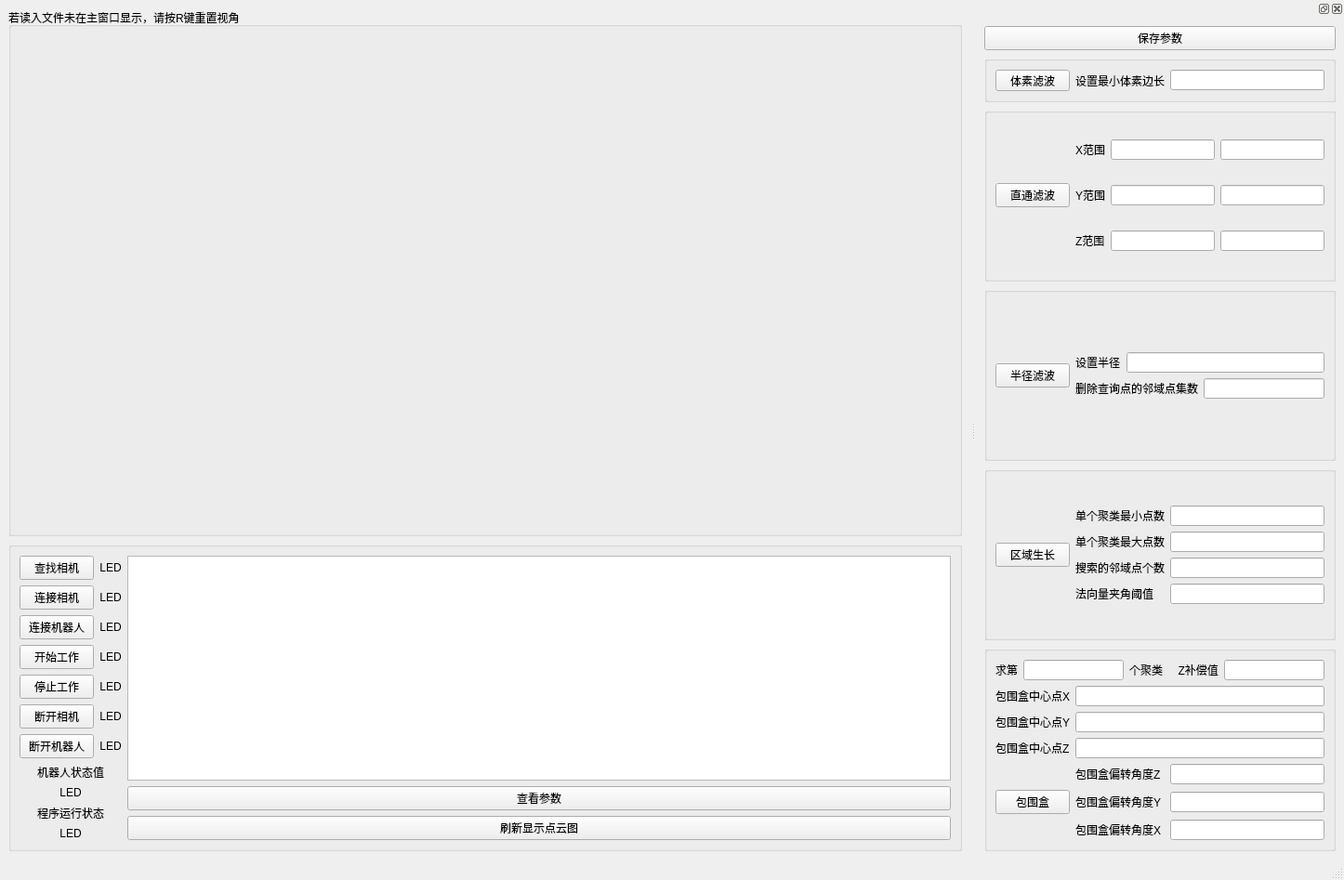
<?xml version="1.0" encoding="UTF-8"?>
<ui version="4.0">
 <class>MainWindow</class>
 <widget class="QMainWindow" name="MainWindow">
  <property name="geometry">
   <rect>
    <x>0</x>
    <y>0</y>
    <width>1446</width>
    <height>947</height>
   </rect>
  </property>
  <property name="windowTitle">
   <string>MainWindow</string>
  </property>
  <property name="styleSheet">
   <string notr="true">font: 16pt &quot;黑体&quot;;</string>
  </property>
  <widget class="QWidget" name="centralwidget">
   <property name="styleSheet">
    <string notr="true">font: 12pt &quot;黑体&quot;;</string>
   </property>
   <layout class="QGridLayout" name="gridLayout_14">
    <item row="0" column="0" rowspan="2">
     <widget class="QGroupBox" name="groupBox">
      <property name="minimumSize">
       <size>
        <width>0</width>
        <height>300</height>
       </size>
      </property>
      <property name="title">
       <string>若读入文件未在主窗口显示，请按R键重置视角</string>
      </property>
      <layout class="QGridLayout" name="gridLayout_11">
       <item row="0" column="0">
        <widget class="QVTKOpenGLNativeWidget" name="vtkRenderWidget" native="true"/>
       </item>
      </layout>
     </widget>
    </item>
    <item row="2" column="0">
     <widget class="QGroupBox" name="groupBox_7">
      <property name="title">
       <string/>
      </property>
      <layout class="QGridLayout" name="gridLayout_13">
       <item row="0" column="0">
        <layout class="QGridLayout" name="gridLayout_12">
         <item row="0" column="0">
          <widget class="QPushButton" name="cam_search">
           <property name="text">
            <string>查找相机</string>
           </property>
          </widget>
         </item>
         <item row="0" column="1">
          <widget class="QLabel" name="LED_1">
           <property name="maximumSize">
            <size>
             <width>16777215</width>
             <height>20</height>
            </size>
           </property>
           <property name="layoutDirection">
            <enum>Qt::LeftToRight</enum>
           </property>
           <property name="styleSheet">
            <string notr="true"/>
           </property>
           <property name="text">
            <string>LED</string>
           </property>
           <property name="alignment">
            <set>Qt::AlignCenter</set>
           </property>
          </widget>
         </item>
         <item row="1" column="0">
          <widget class="QPushButton" name="cam_connect">
           <property name="text">
            <string>连接相机</string>
           </property>
          </widget>
         </item>
         <item row="1" column="1">
          <widget class="QLabel" name="LED_2">
           <property name="maximumSize">
            <size>
             <width>16777215</width>
             <height>20</height>
            </size>
           </property>
           <property name="layoutDirection">
            <enum>Qt::LeftToRight</enum>
           </property>
           <property name="styleSheet">
            <string notr="true"/>
           </property>
           <property name="text">
            <string>LED</string>
           </property>
           <property name="alignment">
            <set>Qt::AlignCenter</set>
           </property>
          </widget>
         </item>
         <item row="2" column="0">
          <widget class="QPushButton" name="rob_connect">
           <property name="text">
            <string>连接机器人</string>
           </property>
          </widget>
         </item>
         <item row="2" column="1">
          <widget class="QLabel" name="LED_3">
           <property name="maximumSize">
            <size>
             <width>16777215</width>
             <height>20</height>
            </size>
           </property>
           <property name="layoutDirection">
            <enum>Qt::LeftToRight</enum>
           </property>
           <property name="styleSheet">
            <string notr="true"/>
           </property>
           <property name="text">
            <string>LED</string>
           </property>
           <property name="alignment">
            <set>Qt::AlignCenter</set>
           </property>
          </widget>
         </item>
         <item row="3" column="0">
          <widget class="QPushButton" name="start">
           <property name="text">
            <string>开始工作</string>
           </property>
          </widget>
         </item>
         <item row="3" column="1">
          <widget class="QLabel" name="LED_4">
           <property name="maximumSize">
            <size>
             <width>16777215</width>
             <height>20</height>
            </size>
           </property>
           <property name="layoutDirection">
            <enum>Qt::LeftToRight</enum>
           </property>
           <property name="styleSheet">
            <string notr="true"/>
           </property>
           <property name="text">
            <string>LED</string>
           </property>
           <property name="alignment">
            <set>Qt::AlignCenter</set>
           </property>
          </widget>
         </item>
         <item row="4" column="0">
          <widget class="QPushButton" name="stop">
           <property name="text">
            <string>停止工作</string>
           </property>
          </widget>
         </item>
         <item row="4" column="1">
          <widget class="QLabel" name="LED_5">
           <property name="maximumSize">
            <size>
             <width>16777215</width>
             <height>20</height>
            </size>
           </property>
           <property name="layoutDirection">
            <enum>Qt::LeftToRight</enum>
           </property>
           <property name="styleSheet">
            <string notr="true"/>
           </property>
           <property name="text">
            <string>LED</string>
           </property>
           <property name="alignment">
            <set>Qt::AlignCenter</set>
           </property>
          </widget>
         </item>
         <item row="5" column="0">
          <widget class="QPushButton" name="cam_cut">
           <property name="text">
            <string>断开相机</string>
           </property>
          </widget>
         </item>
         <item row="5" column="1">
          <widget class="QLabel" name="LED_6">
           <property name="maximumSize">
            <size>
             <width>16777215</width>
             <height>20</height>
            </size>
           </property>
           <property name="layoutDirection">
            <enum>Qt::LeftToRight</enum>
           </property>
           <property name="styleSheet">
            <string notr="true"/>
           </property>
           <property name="text">
            <string>LED</string>
           </property>
           <property name="alignment">
            <set>Qt::AlignCenter</set>
           </property>
          </widget>
         </item>
         <item row="6" column="0">
          <widget class="QPushButton" name="rob_cut">
           <property name="text">
            <string>断开机器人</string>
           </property>
          </widget>
         </item>
         <item row="6" column="1">
          <widget class="QLabel" name="LED_7">
           <property name="maximumSize">
            <size>
             <width>16777215</width>
             <height>20</height>
            </size>
           </property>
           <property name="layoutDirection">
            <enum>Qt::LeftToRight</enum>
           </property>
           <property name="styleSheet">
            <string notr="true"/>
           </property>
           <property name="text">
            <string>LED</string>
           </property>
           <property name="alignment">
            <set>Qt::AlignCenter</set>
           </property>
          </widget>
         </item>
        </layout>
       </item>
       <item row="0" column="1" rowspan="2">
        <layout class="QVBoxLayout" name="verticalLayout_right">
         <item>
          <widget class="QTextEdit" name="textEdit">
           <property name="maximumSize">
            <size>
             <width>16777215</width>
             <height>300</height>
            </size>
           </property>
          </widget>
         </item>
         <item>
          <layout class="QVBoxLayout" name="verticalLayout_4">
           <item>
            <widget class="QPushButton" name="pushButton_9">
             <property name="text">
              <string>查看参数</string>
             </property>
            </widget>
           </item>
           <item>
            <widget class="QPushButton" name="pushButton_10">
             <property name="text">
              <string>刷新显示点云图</string>
             </property>
            </widget>
           </item>
          </layout>
         </item>
        </layout>
       </item>
       <item row="1" column="0">
        <layout class="QVBoxLayout" name="verticalLayout_leftdown">
         <item>
          <widget class="QLabel" name="label_20">
           <property name="maximumSize">
            <size>
             <width>16777215</width>
             <height>20</height>
            </size>
           </property>
           <property name="layoutDirection">
            <enum>Qt::LeftToRight</enum>
           </property>
           <property name="styleSheet">
            <string notr="true"/>
           </property>
           <property name="text">
            <string>机器人状态值</string>
           </property>
           <property name="alignment">
            <set>Qt::AlignCenter</set>
           </property>
          </widget>
         </item>
         <item>
          <widget class="QLabel" name="label_19">
           <property name="maximumSize">
            <size>
             <width>16777215</width>
             <height>20</height>
            </size>
           </property>
           <property name="layoutDirection">
            <enum>Qt::LeftToRight</enum>
           </property>
           <property name="styleSheet">
            <string notr="true"/>
           </property>
           <property name="text">
            <string>LED</string>
           </property>
           <property name="alignment">
            <set>Qt::AlignCenter</set>
           </property>
          </widget>
         </item>
         <item>
          <widget class="QLabel" name="label_21">
           <property name="maximumSize">
            <size>
             <width>16777215</width>
             <height>20</height>
            </size>
           </property>
           <property name="layoutDirection">
            <enum>Qt::LeftToRight</enum>
           </property>
           <property name="styleSheet">
            <string notr="true"/>
           </property>
           <property name="text">
            <string>程序运行状态</string>
           </property>
           <property name="alignment">
            <set>Qt::AlignCenter</set>
           </property>
          </widget>
         </item>
         <item>
          <widget class="QLabel" name="label_22">
           <property name="maximumSize">
            <size>
             <width>16777215</width>
             <height>20</height>
            </size>
           </property>
           <property name="layoutDirection">
            <enum>Qt::LeftToRight</enum>
           </property>
           <property name="styleSheet">
            <string notr="true"/>
           </property>
           <property name="text">
            <string>LED</string>
           </property>
           <property name="alignment">
            <set>Qt::AlignCenter</set>
           </property>
          </widget>
         </item>
        </layout>
       </item>
      </layout>
     </widget>
    </item>
   </layout>
  </widget>
  <widget class="QMenuBar" name="menubar">
   <property name="geometry">
    <rect>
     <x>0</x>
     <y>0</y>
     <width>1446</width>
     <height>32</height>
    </rect>
   </property>
  </widget>
  <widget class="QStatusBar" name="statusbar"/>
  <widget class="QDockWidget" name="dockWidget">
   <property name="styleSheet">
    <string notr="true">font: 12pt &quot;黑体&quot;;</string>
   </property>
   <attribute name="dockWidgetArea">
    <number>2</number>
   </attribute>
   <widget class="QWidget" name="dockWidgetContents_2">
    <layout class="QGridLayout" name="gridLayout_10">
     <item row="0" column="0">
      <widget class="QPushButton" name="pushButton_setText">
       <property name="text">
        <string>保存参数</string>
       </property>
      </widget>
     </item>
     <item row="1" column="0">
      <widget class="QGroupBox" name="groupBox_2">
       <property name="maximumSize">
        <size>
         <width>16777215</width>
         <height>50</height>
        </size>
       </property>
       <property name="title">
        <string/>
       </property>
       <layout class="QGridLayout" name="gridLayout_8">
        <item row="1" column="1">
         <layout class="QHBoxLayout" name="horizontalLayout">
          <item>
           <widget class="QLabel" name="label">
            <property name="text">
             <string>设置最小体素边长</string>
            </property>
           </widget>
          </item>
          <item>
           <widget class="QLineEdit" name="line_tisu"/>
          </item>
         </layout>
        </item>
        <item row="1" column="0">
         <widget class="QPushButton" name="pushButton_2">
          <property name="text">
           <string>体素滤波</string>
          </property>
         </widget>
        </item>
       </layout>
      </widget>
     </item>
     <item row="2" column="0">
      <widget class="QGroupBox" name="groupBox_3">
       <property name="title">
        <string/>
       </property>
       <layout class="QGridLayout" name="gridLayout">
        <item row="0" column="1">
         <layout class="QHBoxLayout" name="horizontalLayout_2">
          <item>
           <widget class="QLabel" name="label_2">
            <property name="text">
             <string>X范围</string>
            </property>
           </widget>
          </item>
          <item>
           <widget class="QLineEdit" name="line_x1"/>
          </item>
          <item>
           <widget class="QLineEdit" name="line_x2"/>
          </item>
         </layout>
        </item>
        <item row="1" column="0">
         <widget class="QPushButton" name="pushButton_3">
          <property name="text">
           <string>直通滤波</string>
          </property>
         </widget>
        </item>
        <item row="1" column="1">
         <layout class="QHBoxLayout" name="horizontalLayout_3">
          <item>
           <widget class="QLabel" name="label_3">
            <property name="text">
             <string>Y范围</string>
            </property>
           </widget>
          </item>
          <item>
           <widget class="QLineEdit" name="line_y1"/>
          </item>
          <item>
           <widget class="QLineEdit" name="line_y2"/>
          </item>
         </layout>
        </item>
        <item row="2" column="1">
         <layout class="QHBoxLayout" name="horizontalLayout_4">
          <item>
           <widget class="QLabel" name="label_4">
            <property name="text">
             <string>Z范围</string>
            </property>
           </widget>
          </item>
          <item>
           <widget class="QLineEdit" name="line_z1"/>
          </item>
          <item>
           <widget class="QLineEdit" name="line_z2"/>
          </item>
         </layout>
        </item>
       </layout>
      </widget>
     </item>
     <item row="3" column="0">
      <widget class="QGroupBox" name="groupBox_4">
       <property name="title">
        <string/>
       </property>
       <layout class="QGridLayout" name="gridLayout_7">
        <item row="0" column="0">
         <widget class="QPushButton" name="pushButton_4">
          <property name="text">
           <string>半径滤波</string>
          </property>
         </widget>
        </item>
        <item row="0" column="1">
         <layout class="QGridLayout" name="gridLayout_3">
          <item row="0" column="0">
           <layout class="QHBoxLayout" name="horizontalLayout_6">
            <item>
             <widget class="QLabel" name="label_5">
              <property name="text">
               <string>设置半径</string>
              </property>
             </widget>
            </item>
            <item>
             <widget class="QLineEdit" name="line_radius"/>
            </item>
           </layout>
          </item>
          <item row="1" column="0">
           <layout class="QHBoxLayout" name="horizontalLayout_5">
            <item>
             <widget class="QLabel" name="label_6">
              <property name="text">
               <string>删除查询点的邻域点集数</string>
              </property>
             </widget>
            </item>
            <item>
             <widget class="QLineEdit" name="line_radius2"/>
            </item>
           </layout>
          </item>
         </layout>
        </item>
       </layout>
      </widget>
     </item>
     <item row="4" column="0">
      <widget class="QGroupBox" name="groupBox_5">
       <property name="title">
        <string/>
       </property>
       <layout class="QGridLayout" name="gridLayout_2">
        <item row="0" column="0">
         <widget class="QPushButton" name="pushButton_5">
          <property name="text">
           <string>区域生长</string>
          </property>
         </widget>
        </item>
        <item row="0" column="1">
         <layout class="QGridLayout" name="gridLayout_4">
          <item row="3" column="2">
           <widget class="QLineEdit" name="line_ju4">
            <property name="text">
             <string/>
            </property>
           </widget>
          </item>
          <item row="0" column="2">
           <widget class="QLineEdit" name="line_ju1"/>
          </item>
          <item row="3" column="0">
           <widget class="QLabel" name="label_10">
            <property name="text">
             <string>法向量夹角阈值</string>
            </property>
           </widget>
          </item>
          <item row="2" column="0">
           <widget class="QLabel" name="label_9">
            <property name="text">
             <string>搜索的邻域点个数</string>
            </property>
           </widget>
          </item>
          <item row="0" column="0">
           <widget class="QLabel" name="label_7">
            <property name="text">
             <string>单个聚类最小点数</string>
            </property>
           </widget>
          </item>
          <item row="1" column="2">
           <widget class="QLineEdit" name="line_ju2"/>
          </item>
          <item row="2" column="2">
           <widget class="QLineEdit" name="line_ju3">
            <property name="text">
             <string/>
            </property>
           </widget>
          </item>
          <item row="1" column="0">
           <widget class="QLabel" name="label_8">
            <property name="text">
             <string>单个聚类最大点数</string>
            </property>
           </widget>
          </item>
         </layout>
        </item>
       </layout>
      </widget>
     </item>
     <item row="5" column="0">
      <widget class="QGroupBox" name="groupBox_6">
       <property name="title">
        <string/>
       </property>
       <layout class="QGridLayout" name="gridLayout_9">
        <item row="0" column="0">
         <layout class="QHBoxLayout" name="horizontalLayout_7">
          <item>
           <widget class="QLabel" name="label_17">
            <property name="text">
             <string>求第</string>
            </property>
           </widget>
          </item>
          <item>
           <widget class="QLineEdit" name="line_NOju"/>
          </item>
          <item>
           <widget class="QLabel" name="label_18">
            <property name="text">
             <string>个聚类     Z补偿值</string>
            </property>
           </widget>
          </item>
          <item>
           <widget class="QLineEdit" name="line_Zbuchang"/>
          </item>
         </layout>
        </item>
        <item row="1" column="0">
         <layout class="QGridLayout" name="gridLayout_5">
          <item row="1" column="0">
           <widget class="QLabel" name="label_12">
            <property name="text">
             <string>包围盒中心点Y</string>
            </property>
           </widget>
          </item>
          <item row="0" column="1">
           <widget class="QLineEdit" name="line_X">
            <property name="text">
             <string/>
            </property>
           </widget>
          </item>
          <item row="1" column="1">
           <widget class="QLineEdit" name="line_Y">
            <property name="text">
             <string/>
            </property>
           </widget>
          </item>
          <item row="2" column="1">
           <widget class="QLineEdit" name="line_Z">
            <property name="text">
             <string/>
            </property>
           </widget>
          </item>
          <item row="2" column="0">
           <widget class="QLabel" name="label_13">
            <property name="text">
             <string>包围盒中心点Z</string>
            </property>
           </widget>
          </item>
          <item row="0" column="0">
           <widget class="QLabel" name="label_11">
            <property name="text">
             <string>包围盒中心点X</string>
            </property>
           </widget>
          </item>
         </layout>
        </item>
        <item row="2" column="0">
         <layout class="QGridLayout" name="gridLayout_6">
          <item row="1" column="0">
           <widget class="QPushButton" name="pushButton_6">
            <property name="text">
             <string>包围盒</string>
            </property>
           </widget>
          </item>
          <item row="2" column="2">
           <widget class="QLineEdit" name="line_XAngle">
            <property name="text">
             <string/>
            </property>
           </widget>
          </item>
          <item row="0" column="2">
           <widget class="QLineEdit" name="line_ZAngle">
            <property name="text">
             <string/>
            </property>
           </widget>
          </item>
          <item row="2" column="1">
           <widget class="QLabel" name="label_16">
            <property name="text">
             <string>包围盒偏转角度X </string>
            </property>
           </widget>
          </item>
          <item row="1" column="1">
           <widget class="QLabel" name="label_14">
            <property name="text">
             <string>包围盒偏转角度Y</string>
            </property>
           </widget>
          </item>
          <item row="1" column="2">
           <widget class="QLineEdit" name="line_YAngle">
            <property name="text">
             <string/>
            </property>
           </widget>
          </item>
          <item row="0" column="1">
           <widget class="QLabel" name="label_15">
            <property name="text">
             <string>包围盒偏转角度Z </string>
            </property>
           </widget>
          </item>
         </layout>
        </item>
       </layout>
      </widget>
     </item>
    </layout>
   </widget>
  </widget>
 </widget>
 <customwidgets>
  <customwidget>
   <class>QVTKOpenGLNativeWidget</class>
   <extends>QWidget</extends>
   <header location="global">QVTKOpenGLNativeWidget.h</header>
   <container>1</container>
  </customwidget>
 </customwidgets>
 <resources/>
 <connections/>
</ui>
